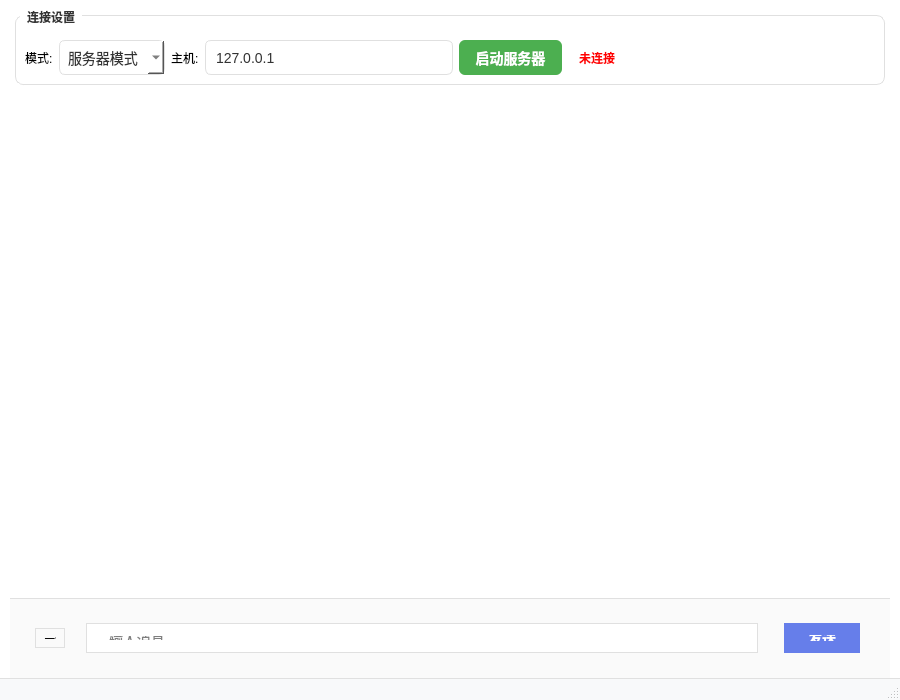
<?xml version="1.0" encoding="UTF-8"?>
<ui version="4.0">
 <class>ChatWindow</class>
 <widget class="QMainWindow" name="ChatWindow">
  <property name="geometry">
   <rect>
    <x>0</x>
    <y>0</y>
    <width>900</width>
    <height>700</height>
   </rect>
  </property>
  <property name="windowTitle">
   <string>网络聊天程序</string>
  </property>
  <property name="styleSheet">
   <string notr="true">QMainWindow {
    background-color: #f5f5f5;
}

QWidget#centralWidget {
    background-color: #ffffff;
}

QWidget#chatContainer {
    background-color: #ffffff;
    border-radius: 12px;
}

QScrollArea {
    border: none;
    background-color: #ffffff;
}

QScrollArea QWidget {
    background-color: #ffffff;
}

QWidget#messageItem {
    background-color: transparent;
    margin: 5px 0;
}

QLabel#messageText {
    background-color: #e3f2fd;
    color: #1976d2;
    padding: 12px 16px;
    border-radius: 18px;
    font-size: 14px;
    max-width: 300px;
    word-wrap: break-word;
}

QLabel#myMessageText {
    background-color: #667eea;
    color: white;
    padding: 12px 16px;
    border-radius: 18px;
    font-size: 14px;
    max-width: 300px;
    word-wrap: break-word;
}

QLabel#timestampLabel {
    color: #999999;
    font-size: 11px;
    margin: 2px 8px;
}

QLineEdit#messageInput {
    border: 1px solid #e0e0e0;
    border-radius: 20px;
    padding: 12px 20px;
    font-size: 14px;
    background-color: white;
    margin: 10px;
}

QLineEdit#messageInput:focus {
    border-color: #667eea;
    outline: none;
}

QPushButton#sendButton {
    background-color: #667eea;
    color: white;
    border: none;
    border-radius: 20px;
    padding: 12px 24px;
    font-size: 14px;
    font-weight: bold;
    margin: 10px;
}

QPushButton#sendButton:hover {
    background-color: #5a67d8;
}

QPushButton#sendButton:pressed {
    background-color: #4c51bf;
}

QPushButton#emojiButton {
    background-color: transparent;
    border: 1px solid #e0e0e0;
    border-radius: 20px;
    padding: 8px;
    margin: 10px 5px;
    font-size: 16px;
}

QPushButton#emojiButton:hover {
    background-color: #f5f5f5;
}

QGroupBox {
    font-weight: bold;
    border: 1px solid #e0e0e0;
    border-radius: 8px;
    margin: 5px;
    padding-top: 15px;
    background-color: white;
}

QGroupBox::title {
    subcontrol-origin: margin;
    left: 10px;
    padding: 0 5px 0 5px;
    color: #333;
}

QComboBox {
    background-color: white;
    border: 1px solid #e0e0e0;
    border-radius: 6px;
    padding: 8px;
    font-size: 14px;
    color: #333;
}

QComboBox:focus {
    border-color: #667eea;
}

QLineEdit#hostInput {
    border: 1px solid #e0e0e0;
    border-radius: 6px;
    padding: 8px;
    font-size: 14px;
    background-color: white;
    color: #333;
}

QLineEdit#hostInput:focus {
    border-color: #667eea;
}

QPushButton#actionButton {
    background-color: #4caf50;
    color: white;
    border: none;
    border-radius: 6px;
    padding: 8px 16px;
    font-weight: bold;
    font-size: 14px;
}

QPushButton#actionButton:hover {
    background-color: #45a049;
}

QLabel#connectionLabel {
    font-weight: bold;
    padding: 8px;
    border-radius: 4px;
}

QStatusBar {
    background-color: #f8f9fa;
    color: #666;
    border-top: 1px solid #e0e0e0;
}</string>
  </property>
  <widget class="QWidget" name="centralWidget">
   <layout class="QVBoxLayout" name="verticalLayout">
    <property name="spacing">
     <number>0</number>
    </property>
    <property name="leftMargin">
     <number>10</number>
    </property>
    <property name="topMargin">
     <number>10</number>
    </property>
    <property name="rightMargin">
     <number>10</number>
    </property>
    <property name="bottomMargin">
     <number>0</number>
    </property>
    <item>
     <widget class="QGroupBox" name="connectionGroupBox">
      <property name="title">
       <string>连接设置</string>
      </property>
      <property name="maximumSize">
       <size>
        <width>16777215</width>
        <height>80</height>
       </size>
      </property>
      <layout class="QHBoxLayout" name="connectionLayout">
       <item>
        <widget class="QLabel" name="modeLabel">
         <property name="text">
          <string>模式:</string>
         </property>
        </widget>
       </item>
       <item>
        <widget class="QComboBox" name="modeCombo">
         <item>
          <property name="text">
           <string>服务器模式</string>
          </property>
         </item>
         <item>
          <property name="text">
           <string>客户端模式</string>
          </property>
         </item>
        </widget>
       </item>
       <item>
        <widget class="QLabel" name="hostLabel">
         <property name="text">
          <string>主机:</string>
         </property>
        </widget>
       </item>
       <item>
        <widget class="QLineEdit" name="hostInput">
         <property name="placeholderText">
          <string>输入服务器IP地址</string>
         </property>
         <property name="text">
          <string>127.0.0.1</string>
         </property>
        </widget>
       </item>
       <item>
        <widget class="QPushButton" name="actionButton">
         <property name="text">
          <string>启动服务器</string>
         </property>
        </widget>
       </item>
       <item>
        <widget class="QLabel" name="connectionLabel">
         <property name="text">
          <string>未连接</string>
         </property>
         <property name="styleSheet">
          <string notr="true">color: red;</string>
         </property>
        </widget>
       </item>
       <item>
        <spacer name="horizontalSpacer">
         <property name="orientation">
          <enum>Qt::Horizontal</enum>
         </property>
         <property name="sizeHint" stdset="0">
          <size>
           <width>40</width>
           <height>20</height>
          </size>
         </property>
        </spacer>
       </item>
      </layout>
     </widget>
    </item>
    <item>
     <widget class="QWidget" name="chatContainer">
      <layout class="QVBoxLayout" name="chatLayout">
       <property name="spacing">
        <number>0</number>
       </property>
       <property name="leftMargin">
        <number>0</number>
       </property>
       <property name="topMargin">
        <number>10</number>
       </property>
       <property name="rightMargin">
        <number>0</number>
       </property>
       <property name="bottomMargin">
        <number>0</number>
       </property>
       <item>
        <widget class="QScrollArea" name="scrollArea">
         <property name="frameShape">
          <enum>QFrame::NoFrame</enum>
         </property>
         <property name="widgetResizable">
          <bool>true</bool>
         </property>
         <widget class="QWidget" name="scrollAreaWidgetContents">
          <property name="geometry">
           <rect>
            <x>0</x>
            <y>0</y>
            <width>878</width>
            <height>69</height>
           </rect>
          </property>
          <layout class="QVBoxLayout" name="messagesLayout">
           <property name="spacing">
            <number>5</number>
           </property>
           <property name="leftMargin">
            <number>20</number>
           </property>
           <property name="topMargin">
            <number>10</number>
           </property>
           <property name="rightMargin">
            <number>20</number>
           </property>
           <property name="bottomMargin">
            <number>10</number>
           </property>
           <item>
            <spacer name="messagesSpacer">
             <property name="orientation">
              <enum>Qt::Vertical</enum>
             </property>
             <property name="sizeHint" stdset="0">
              <size>
               <width>20</width>
               <height>40</height>
              </size>
             </property>
            </spacer>
           </item>
          </layout>
         </widget>
        </widget>
       </item>
       <item>
        <widget class="QWidget" name="inputContainer">
         <property name="maximumSize">
          <size>
           <width>16777215</width>
           <height>80</height>
          </size>
         </property>
         <property name="styleSheet">
          <string notr="true">QWidget#inputContainer {
    background-color: #fafafa;
    border-top: 1px solid #e0e0e0;
}</string>
         </property>
         <layout class="QHBoxLayout" name="inputLayout">
          <property name="leftMargin">
           <number>20</number>
          </property>
          <property name="topMargin">
           <number>15</number>
          </property>
          <property name="rightMargin">
           <number>20</number>
          </property>
          <property name="bottomMargin">
           <number>15</number>
          </property>
          <item>
           <widget class="QPushButton" name="emojiButton">
            <property name="maximumSize">
             <size>
              <width>40</width>
              <height>40</height>
             </size>
            </property>
            <property name="text">
             <string>😀</string>
            </property>
           </widget>
          </item>
          <item>
           <widget class="QLineEdit" name="messageInput">
            <property name="placeholderText">
             <string>输入消息...</string>
            </property>
           </widget>
          </item>
          <item>
           <widget class="QPushButton" name="sendButton">
            <property name="text">
             <string>发送</string>
            </property>
           </widget>
          </item>
         </layout>
        </widget>
       </item>
      </layout>
     </widget>
    </item>
   </layout>
  </widget>
  <widget class="QMenuBar" name="menubar">
   <property name="geometry">
    <rect>
     <x>0</x>
     <y>0</y>
     <width>900</width>
     <height>22</height>
    </rect>
   </property>
  </widget>
  <widget class="QStatusBar" name="statusbar"/>
 </widget>
 <resources/>
 <connections/>
</ui>
